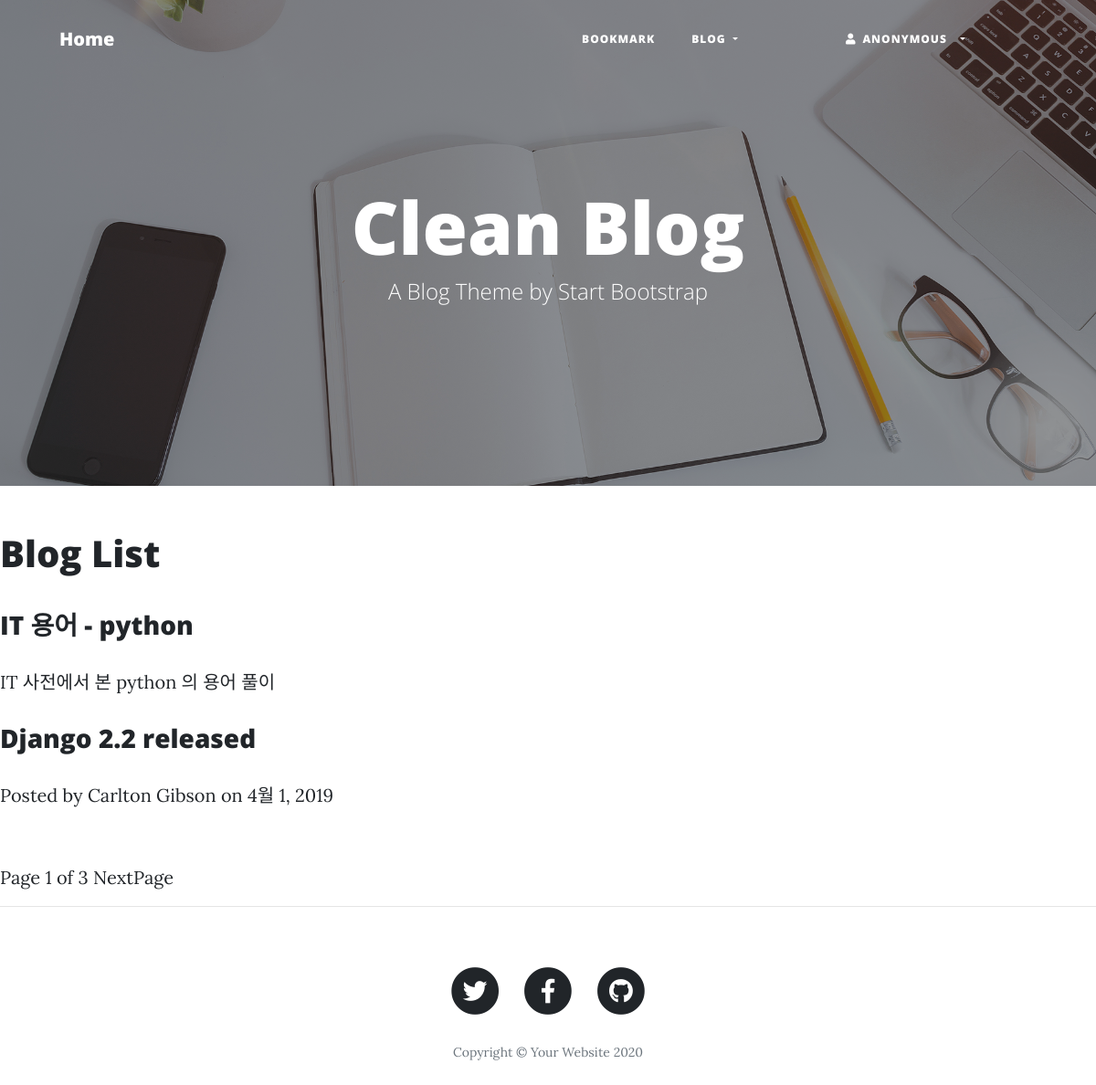
Screenshot of /blog/ with the database file from the repository.
### blog/models.py (models this page shows, shortened)
class Post(models.Model):
    title = models.CharField(verbose_name='TITLE', max_length=50)
    slug = models.SlugField('SLUG', unique=True, allow_unicode=True, help_text='one word for title alias.')
    description = models.CharField('DESCRIPTION', max_length=100, blank=True, help_text='simple description text.')
    content = models.TextField('CONTENT')
    create_dt = models.DateTimeField('CREATE DATE', auto_now_add=True)
    modify_dt = models.DateTimeField('MODIFY DATE', auto_now=True)
    tags = TaggableManager(blank=True)
    owner = models.ForeignKey(User, on_delete=models.CASCADE, verbose_name='OWNER', blank=True, null=True)
    class Meta:
        verbose_name = 'post'
        verbose_name_plural = 'posts'
        db_table = 'blog_posts'
        ordering = ('-modify_dt',)
    def get_absolute_url(self):
        return reverse('blog:post_detail', args=(self.slug,))

### blog/views.py (the view)
# urls.py: path('', views.PostLV.as_view(), name='index'),
class PostLV(ListView):
    model = Post
    template_name = 'blog/post_all.html'
    context_object_name = 'posts'
    paginate_by = 2

### blog/templates/blog/post_all.html (shortened to what this page needs)
{% extends 'base.html' %}
{% load static %}
{% block content %}
    <h1>Blog List</h1>
    <br>
    {% for post in posts %}
        <h3><a href='{{ post.get_absolute_url }}'>{{ post.title }}</a></h3>
        <p>{{ post.description }}</p>
    {% endfor %}
    <br>
    <div>
        <span>
            Page {{ page_obj.number }} of {{ page_obj.paginator.num_pages }}
            {% if page_obj.has_next %}
                <a href="?page={{ page_obj.next_page_number }}">NextPage</a>
            {% endif %}
        </span>
    </div>
{% endblock %}

### rows the page displays
Post: title "IT 용어 - python", description "IT 사전에서 본 python 의 용어 풀이"
Post: title "Django 2.2 released", description "Posted by Carlton Gibson on 4월 1, 2019"

### other values shown
{{ page_obj.number }} "1"
{{ page_obj.paginator.num_pages }} "3"
